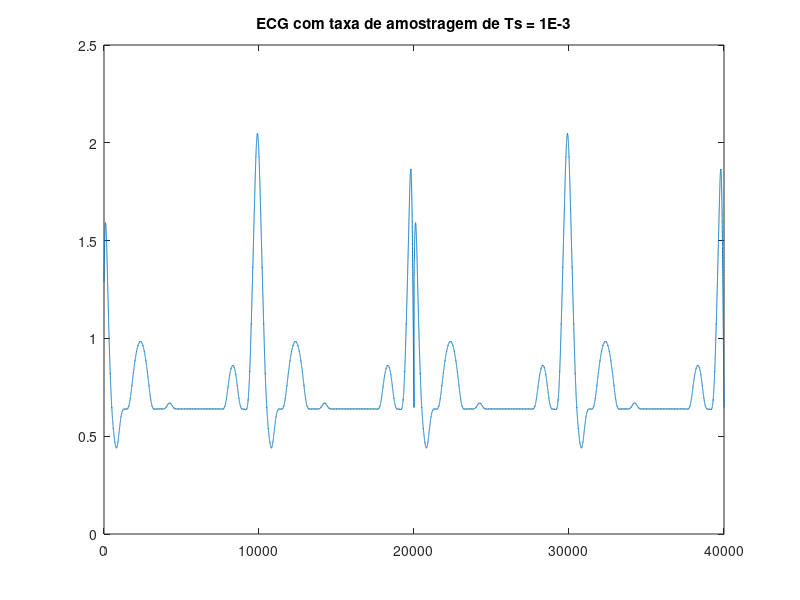
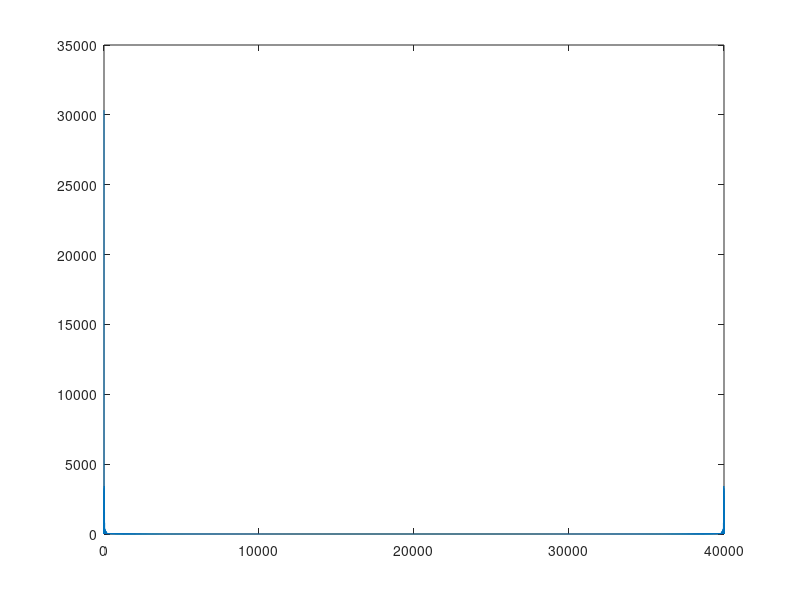

Write MATLAB code to recreate these figures, in order. (Note: this script raises an error after producing the figures.)
%% Rafael Corsi 
% Núcleo de Sistemas Eletrônicos Embarcados - NSE^2
% Script de geração de ECG para tratamento de sinais em HIL
% com o Elvis USB
%clear all;
close all;

%% Taxa de amostragem
Ts = 0.1E-3;
Fs = 1/Ts;

%% Carrega dados previamente gerados com script em ECG_api
load ecg_dados;
load SOS;
load G;

% Cria vetor de dados utilizado pelo simulink
dado.time = [];

% Interpola o dado linearmente para alteara a taxa de amostragem
x_interpolacao = Fs/(size(ecg_p.x,2)/max(ecg_p.x));
dado.signals.values = interp(ecg_p.y', x_interpolacao) ; 

%% Plota sinal
figure
    plot([dado.signals.values; dado.signals.values])
    title('ECG com taxa de amostragem de Ts = 1E-3')

%% FFT do ECG sem ruído
figure
    plot(abs(fft([dado.signals.values; dado.signals.values])))


%% Executa simulação
ecg_modelo;

%% Plota gráfico do ECG
% implementar

figure
plot(ecg_noise(:,2),ecg_noise(:,1))
title('ECG com ruído')

%% FFT do ECG com ruído
% implementar 
exibespec(ecg_noise,Fs,'ECG')

%% Plota gráfico do ECG filtrado
% implementar
close all;
%filtrado=filter(G,SOS(:,1),ecg_noise);
filtrado=sosfilt(SOS,ecg_noise)
%filtrado1=filter(G,SOS(:,1),filtrado);
db=log(filtrado);

exibespec(db,Fs,'Filtro',2000)
figure
plot(filtrado1);

%% FFT do ECG com ruído filtrado
% implementar 

   
%% ------------------------------- parte 2
% Executa HIL
%-------------------------------
% Vamos usar uma placa de aquisição para gerar sinais
% de um vetor

% aqui carregamos a lista de placas e escolhermos dentre elas uma
devices = daq.getDevices                      
devices(1)

s = daq.createSession('ni')

% configuramos a saída análogica 0
addAnalogOutputChannel(s,'Dev3',0,'Voltage')

% Configura a taxa de amostragem
s.Rate = Fs;

%% Validando saida - parte 1
% coloca 1 V no D/A para verifcar se está ok
outputSingleScan(s, 2)

%% Validando saida com sin - parte 2
outputSignal = sin(linspace(0,pi*2,s.Rate)');
plot(outputSignal);
xlabel('Time');
ylabel('Voltage');

% aqui usamos outra função, colocamos um vetor no buffer
queueOutputData(s,outputSignal);

% inicializa o processo
s.startForeground;

%% HIL do ECG sem ruido
ecg = [dado.signals.values; dado.signals.values; dado.signals.values];
queueOutputData(s,ecg);
s.startForeground;

%% HIL do ECG com ru�do
queueOutputData(s,ecg_noise(:,1));
s.startForeground;
